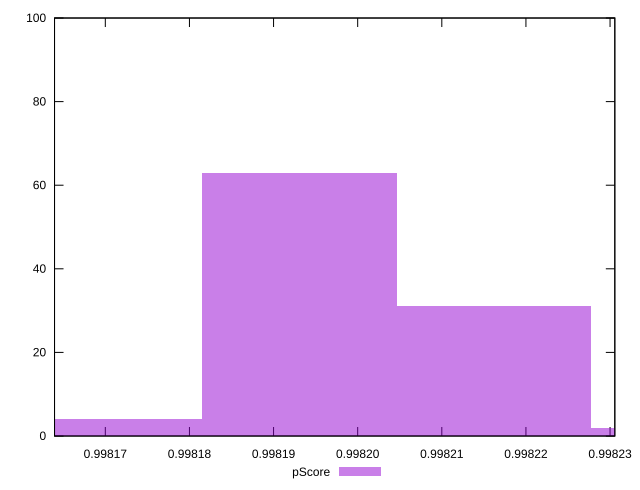

The gnuplot source for this figure:
reset

$pScore <<EOF
0.9981930749710327 63
0.9982161615190118 31
0.9981699884230537 4
0.9982392480669909 2
EOF

set key outside below
set boxwidth 0.00002308654797906961
set xrange [0.9981639631185795:0.9982305664949152]
set yrange [0:100]
set trange [0:100]
set style fill transparent solid 0.5 noborder
set terminal svg size 640, 490 enhanced background rgb 'white'
set output "reprap/first-cpu-idle/samples/pages+cached+noexternal+nocss/pScore/histogram.svg"

plot $pScore title "pScore" with boxes

reset
